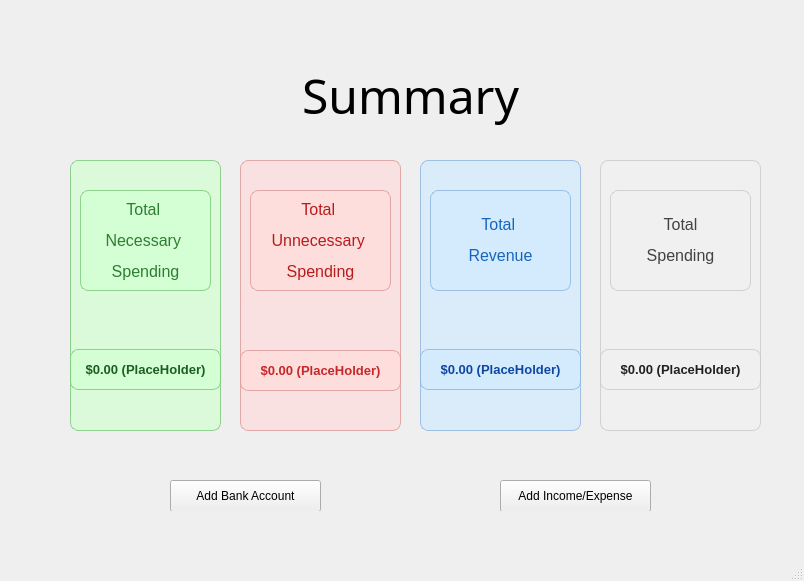
<?xml version="1.0" encoding="UTF-8"?>
<ui version="4.0">
 <class>MainWindow</class>
 <widget class="QMainWindow" name="MainWindow">
  <property name="geometry">
   <rect>
    <x>0</x>
    <y>0</y>
    <width>804</width>
    <height>581</height>
   </rect>
  </property>
  <property name="windowTitle">
   <string>Expense Tracker</string>
  </property>
  <widget class="QWidget" name="centralwidget">
   <widget class="QStackedWidget" name="stackedWidget">
    <property name="geometry">
     <rect>
      <x>0</x>
      <y>0</y>
      <width>801</width>
      <height>511</height>
     </rect>
    </property>
    <property name="toolTip">
     <string/>
    </property>
    <property name="currentIndex">
     <number>2</number>
    </property>
    <widget class="QWidget" name="income_expense">
     <widget class="QLabel" name="amount_label">
      <property name="geometry">
       <rect>
        <x>30</x>
        <y>90</y>
        <width>111</width>
        <height>21</height>
       </rect>
      </property>
      <property name="text">
       <string>Amount:</string>
      </property>
     </widget>
     <widget class="QPushButton" name="add_record_button">
      <property name="geometry">
       <rect>
        <x>20</x>
        <y>460</y>
        <width>131</width>
        <height>32</height>
       </rect>
      </property>
      <property name="text">
       <string>Add Record</string>
      </property>
     </widget>
     <widget class="QLabel" name="necessity_label">
      <property name="geometry">
       <rect>
        <x>30</x>
        <y>330</y>
        <width>71</width>
        <height>21</height>
       </rect>
      </property>
      <property name="text">
       <string>Necessity:</string>
      </property>
     </widget>
     <widget class="QLabel" name="date_label">
      <property name="geometry">
       <rect>
        <x>30</x>
        <y>250</y>
        <width>58</width>
        <height>16</height>
       </rect>
      </property>
      <property name="text">
       <string>Date:</string>
      </property>
     </widget>
     <widget class="QLabel" name="bank_label">
      <property name="geometry">
       <rect>
        <x>30</x>
        <y>170</y>
        <width>58</width>
        <height>21</height>
       </rect>
      </property>
      <property name="text">
       <string>Bank:</string>
      </property>
     </widget>
     <widget class="QComboBox" name="bank_choose_field">
      <property name="geometry">
       <rect>
        <x>140</x>
        <y>170</y>
        <width>91</width>
        <height>21</height>
       </rect>
      </property>
      <property name="placeholderText">
       <string/>
      </property>
     </widget>
     <widget class="QLineEdit" name="amount_entry_field">
      <property name="geometry">
       <rect>
        <x>140</x>
        <y>90</y>
        <width>91</width>
        <height>21</height>
       </rect>
      </property>
      <property name="toolTip">
       <string/>
      </property>
      <property name="inputMask">
       <string/>
      </property>
      <property name="placeholderText">
       <string>Toman</string>
      </property>
     </widget>
     <widget class="QDateEdit" name="date_selector_income_expense">
      <property name="geometry">
       <rect>
        <x>140</x>
        <y>250</y>
        <width>91</width>
        <height>22</height>
       </rect>
      </property>
      <property name="displayFormat">
       <string>M/d/yyyy</string>
      </property>
      <property name="calendarPopup">
       <bool>true</bool>
      </property>
     </widget>
     <widget class="QTableView" name="sql_tableview">
      <property name="geometry">
       <rect>
        <x>400</x>
        <y>60</y>
        <width>351</width>
        <height>371</height>
       </rect>
      </property>
     </widget>
     <widget class="QComboBox" name="necessity_choose_field">
      <property name="geometry">
       <rect>
        <x>140</x>
        <y>330</y>
        <width>91</width>
        <height>21</height>
       </rect>
      </property>
      <item>
       <property name="text">
        <string>Yes</string>
       </property>
      </item>
      <item>
       <property name="text">
        <string>No</string>
       </property>
      </item>
     </widget>
     <widget class="QPushButton" name="back_to_summary_income_expense_button">
      <property name="geometry">
       <rect>
        <x>620</x>
        <y>460</y>
        <width>131</width>
        <height>32</height>
       </rect>
      </property>
      <property name="text">
       <string>Back To Summary</string>
      </property>
     </widget>
     <widget class="QPushButton" name="delete_record_income_expense_button">
      <property name="geometry">
       <rect>
        <x>200</x>
        <y>460</y>
        <width>131</width>
        <height>32</height>
       </rect>
      </property>
      <property name="text">
       <string>Delete Record</string>
      </property>
     </widget>
    </widget>
    <widget class="QWidget" name="bank_account">
     <widget class="QLabel" name="apr_label">
      <property name="geometry">
       <rect>
        <x>40</x>
        <y>290</y>
        <width>81</width>
        <height>16</height>
       </rect>
      </property>
      <property name="text">
       <string>APR Rate:</string>
      </property>
     </widget>
     <widget class="QLabel" name="date_label_2">
      <property name="geometry">
       <rect>
        <x>40</x>
        <y>170</y>
        <width>58</width>
        <height>16</height>
       </rect>
      </property>
      <property name="text">
       <string>Date:</string>
      </property>
     </widget>
     <widget class="QLabel" name="deposit_amount_label">
      <property name="geometry">
       <rect>
        <x>40</x>
        <y>110</y>
        <width>111</width>
        <height>16</height>
       </rect>
      </property>
      <property name="text">
       <string>Deposit Amount:</string>
      </property>
     </widget>
     <widget class="QPushButton" name="update_balances_button">
      <property name="geometry">
       <rect>
        <x>400</x>
        <y>470</y>
        <width>121</width>
        <height>32</height>
       </rect>
      </property>
      <property name="text">
       <string>Update Balances</string>
      </property>
     </widget>
     <widget class="QLabel" name="gets_apr_label">
      <property name="geometry">
       <rect>
        <x>40</x>
        <y>230</y>
        <width>71</width>
        <height>16</height>
       </rect>
      </property>
      <property name="text">
       <string>Gets APR?</string>
      </property>
     </widget>
     <widget class="QLineEdit" name="bank_name_entry_field">
      <property name="geometry">
       <rect>
        <x>170</x>
        <y>50</y>
        <width>113</width>
        <height>21</height>
       </rect>
      </property>
      <property name="placeholderText">
       <string>Melli, Mellat, Blu, etc..</string>
      </property>
     </widget>
     <widget class="QComboBox" name="apr_choose_field">
      <property name="geometry">
       <rect>
        <x>170</x>
        <y>340</y>
        <width>91</width>
        <height>21</height>
       </rect>
      </property>
      <property name="placeholderText">
       <string/>
      </property>
      <item>
       <property name="text">
        <string>Monthly</string>
       </property>
      </item>
      <item>
       <property name="text">
        <string>Annually</string>
       </property>
      </item>
     </widget>
     <widget class="QLabel" name="apr_type_label">
      <property name="geometry">
       <rect>
        <x>40</x>
        <y>350</y>
        <width>71</width>
        <height>16</height>
       </rect>
      </property>
      <property name="text">
       <string>APR Type:</string>
      </property>
     </widget>
     <widget class="QLineEdit" name="deposit_amount_entry_field">
      <property name="geometry">
       <rect>
        <x>170</x>
        <y>110</y>
        <width>113</width>
        <height>21</height>
       </rect>
      </property>
      <property name="toolTip">
       <string/>
      </property>
      <property name="placeholderText">
       <string>Toman</string>
      </property>
     </widget>
     <widget class="QLabel" name="days_label">
      <property name="geometry">
       <rect>
        <x>40</x>
        <y>410</y>
        <width>58</width>
        <height>16</height>
       </rect>
      </property>
      <property name="text">
       <string>Days:</string>
      </property>
     </widget>
     <widget class="QSpinBox" name="days_spinbox">
      <property name="geometry">
       <rect>
        <x>170</x>
        <y>410</y>
        <width>91</width>
        <height>22</height>
       </rect>
      </property>
      <property name="maximum">
       <number>365</number>
      </property>
     </widget>
     <widget class="QPushButton" name="add_bank_button">
      <property name="geometry">
       <rect>
        <x>30</x>
        <y>470</y>
        <width>131</width>
        <height>32</height>
       </rect>
      </property>
      <property name="text">
       <string>Add Bank</string>
      </property>
     </widget>
     <widget class="QDateEdit" name="date_selector_bank">
      <property name="geometry">
       <rect>
        <x>170</x>
        <y>170</y>
        <width>111</width>
        <height>22</height>
       </rect>
      </property>
      <property name="alignment">
       <set>Qt::AlignmentFlag::AlignLeading|Qt::AlignmentFlag::AlignLeft|Qt::AlignmentFlag::AlignVCenter</set>
      </property>
      <property name="displayFormat">
       <string>M/d/yyyy</string>
      </property>
      <property name="calendarPopup">
       <bool>true</bool>
      </property>
     </widget>
     <widget class="QLabel" name="bank_name_label">
      <property name="geometry">
       <rect>
        <x>40</x>
        <y>50</y>
        <width>81</width>
        <height>16</height>
       </rect>
      </property>
      <property name="text">
       <string>Bank Name:</string>
      </property>
     </widget>
     <widget class="QTableView" name="bank_account_tableView">
      <property name="geometry">
       <rect>
        <x>400</x>
        <y>50</y>
        <width>321</width>
        <height>401</height>
       </rect>
      </property>
     </widget>
     <widget class="QLineEdit" name="apr_rate_entry_field">
      <property name="geometry">
       <rect>
        <x>170</x>
        <y>290</y>
        <width>91</width>
        <height>21</height>
       </rect>
      </property>
      <property name="placeholderText">
       <string>5</string>
      </property>
     </widget>
     <widget class="QPushButton" name="back_to_summary_bank_account_button">
      <property name="geometry">
       <rect>
        <x>590</x>
        <y>470</y>
        <width>131</width>
        <height>32</height>
       </rect>
      </property>
      <property name="text">
       <string>Back to Summary</string>
      </property>
     </widget>
     <widget class="QGroupBox" name="gets_apr_group">
      <property name="geometry">
       <rect>
        <x>170</x>
        <y>220</y>
        <width>111</width>
        <height>41</height>
       </rect>
      </property>
      <property name="styleSheet">
       <string notr="true">QGroupBox {
    border: none;
}</string>
      </property>
      <property name="title">
       <string/>
      </property>
      <widget class="QRadioButton" name="yesradio">
       <property name="geometry">
        <rect>
         <x>0</x>
         <y>10</y>
         <width>51</width>
         <height>16</height>
        </rect>
       </property>
       <property name="text">
        <string>yes</string>
       </property>
       <property name="checked">
        <bool>false</bool>
       </property>
      </widget>
      <widget class="QRadioButton" name="noradio">
       <property name="geometry">
        <rect>
         <x>60</x>
         <y>10</y>
         <width>51</width>
         <height>16</height>
        </rect>
       </property>
       <property name="text">
        <string>no</string>
       </property>
       <property name="checked">
        <bool>true</bool>
       </property>
      </widget>
     </widget>
     <widget class="QPushButton" name="delete_record_bank_button">
      <property name="geometry">
       <rect>
        <x>200</x>
        <y>470</y>
        <width>131</width>
        <height>32</height>
       </rect>
      </property>
      <property name="text">
       <string>Delete Record</string>
      </property>
     </widget>
    </widget>
    <widget class="QWidget" name="summary">
     <widget class="QLabel" name="summary_label">
      <property name="geometry">
       <rect>
        <x>300</x>
        <y>50</y>
        <width>221</width>
        <height>91</height>
       </rect>
      </property>
      <property name="font">
       <font>
        <family>Arial Rounded MT Bold</family>
        <pointsize>36</pointsize>
        <bold>false</bold>
       </font>
      </property>
      <property name="layoutDirection">
       <enum>Qt::LayoutDirection::LeftToRight</enum>
      </property>
      <property name="styleSheet">
       <string notr="true"/>
      </property>
      <property name="text">
       <string>Summary</string>
      </property>
      <property name="alignment">
       <set>Qt::AlignmentFlag::AlignCenter</set>
      </property>
     </widget>
     <widget class="QWidget" name="summary_container" native="true">
      <property name="geometry">
       <rect>
        <x>40</x>
        <y>160</y>
        <width>721</width>
        <height>271</height>
       </rect>
      </property>
      <widget class="QWidget" name="total_necessary_spending_box" native="true">
       <property name="geometry">
        <rect>
         <x>30</x>
         <y>0</y>
         <width>151</width>
         <height>271</height>
        </rect>
       </property>
       <property name="styleSheet">
        <string notr="true">QWidget { background-color: rgba(210, 255, 210, 180); 
border: 1px solid rgba(120, 200, 120, 200); 
border-radius: 8px; } 
</string>
       </property>
       <widget class="QLabel" name="total_necessary_spending_label">
        <property name="geometry">
         <rect>
          <x>10</x>
          <y>30</y>
          <width>131</width>
          <height>101</height>
         </rect>
        </property>
        <property name="font">
         <font>
          <family>Arial</family>
          <pointsize>12</pointsize>
          <fontweight>DemiBold</fontweight>
         </font>
        </property>
        <property name="styleSheet">
         <string notr="true">QLabel {
    color: #2E7D32;
}</string>
        </property>
        <property name="text">
         <string>&lt;html&gt;&lt;head/&gt;&lt;body&gt;&lt;p&gt;Total &lt;/p&gt;&lt;p&gt;Necessary &lt;/p&gt;&lt;p&gt;Spending&lt;/p&gt;&lt;/body&gt;&lt;/html&gt;</string>
        </property>
        <property name="alignment">
         <set>Qt::AlignmentFlag::AlignCenter</set>
        </property>
       </widget>
       <widget class="QLabel" name="total_necessary_spending_number_output">
        <property name="geometry">
         <rect>
          <x>0</x>
          <y>189</y>
          <width>151</width>
          <height>41</height>
         </rect>
        </property>
        <property name="font">
         <font>
          <pointsize>10</pointsize>
          <bold>true</bold>
         </font>
        </property>
        <property name="styleSheet">
         <string notr="true">QLabel {
    color: #1B5E20;
}</string>
        </property>
        <property name="text">
         <string>$0.00 (PlaceHolder)</string>
        </property>
        <property name="alignment">
         <set>Qt::AlignmentFlag::AlignCenter</set>
        </property>
       </widget>
      </widget>
      <widget class="QWidget" name="total_unnecessary_spending_box" native="true">
       <property name="geometry">
        <rect>
         <x>200</x>
         <y>0</y>
         <width>161</width>
         <height>271</height>
        </rect>
       </property>
       <property name="styleSheet">
        <string notr="true">QWidget { background-color: rgba(255, 220, 220, 180); 
border: 1px solid rgba(220, 150, 150, 200); 
border-radius: 8px; } 
</string>
       </property>
       <widget class="QLabel" name="total_unnecessary_spendingnumber_holder">
        <property name="geometry">
         <rect>
          <x>0</x>
          <y>190</y>
          <width>161</width>
          <height>41</height>
         </rect>
        </property>
        <property name="font">
         <font>
          <pointsize>10</pointsize>
          <bold>true</bold>
         </font>
        </property>
        <property name="styleSheet">
         <string notr="true">QLabel {
    color: #C62828;
}</string>
        </property>
        <property name="text">
         <string>$0.00 (PlaceHolder)</string>
        </property>
        <property name="alignment">
         <set>Qt::AlignmentFlag::AlignCenter</set>
        </property>
       </widget>
       <widget class="QLabel" name="total_unnecessary_spending_label">
        <property name="geometry">
         <rect>
          <x>10</x>
          <y>30</y>
          <width>141</width>
          <height>101</height>
         </rect>
        </property>
        <property name="font">
         <font>
          <family>Arial</family>
          <pointsize>12</pointsize>
          <fontweight>DemiBold</fontweight>
         </font>
        </property>
        <property name="styleSheet">
         <string notr="true">QLabel {
    color: #B71C1C;
}</string>
        </property>
        <property name="text">
         <string>&lt;html&gt;&lt;head/&gt;&lt;body&gt;&lt;p&gt;Total &lt;/p&gt;&lt;p&gt;Unnecessary &lt;/p&gt;&lt;p&gt;Spending&lt;/p&gt;&lt;/body&gt;&lt;/html&gt;</string>
        </property>
        <property name="alignment">
         <set>Qt::AlignmentFlag::AlignCenter</set>
        </property>
       </widget>
      </widget>
      <widget class="QWidget" name="total_revenue_box" native="true">
       <property name="geometry">
        <rect>
         <x>380</x>
         <y>0</y>
         <width>161</width>
         <height>271</height>
        </rect>
       </property>
       <property name="styleSheet">
        <string notr="true">QWidget { background-color: rgba(210, 235, 255, 180); 
border: 1px solid rgba(140, 180, 220, 200);
border-radius: 8px; } 
</string>
       </property>
       <widget class="QLabel" name="total_revenue_number_output">
        <property name="geometry">
         <rect>
          <x>0</x>
          <y>189</y>
          <width>161</width>
          <height>41</height>
         </rect>
        </property>
        <property name="font">
         <font>
          <pointsize>10</pointsize>
          <bold>true</bold>
         </font>
        </property>
        <property name="styleSheet">
         <string notr="true">QLabel {
    color: #0D47A1;
}</string>
        </property>
        <property name="text">
         <string>$0.00 (PlaceHolder)</string>
        </property>
        <property name="alignment">
         <set>Qt::AlignmentFlag::AlignCenter</set>
        </property>
       </widget>
       <widget class="QLabel" name="total_revenue_label">
        <property name="geometry">
         <rect>
          <x>10</x>
          <y>30</y>
          <width>141</width>
          <height>101</height>
         </rect>
        </property>
        <property name="font">
         <font>
          <family>Arial</family>
          <pointsize>12</pointsize>
          <fontweight>DemiBold</fontweight>
         </font>
        </property>
        <property name="styleSheet">
         <string notr="true">QLabel {
    color: #1565C0;
}</string>
        </property>
        <property name="text">
         <string>&lt;html&gt;&lt;head/&gt;&lt;body&gt;&lt;p&gt;Total &lt;/p&gt;&lt;p&gt;Revenue&lt;/p&gt;&lt;/body&gt;&lt;/html&gt;</string>
        </property>
        <property name="alignment">
         <set>Qt::AlignmentFlag::AlignCenter</set>
        </property>
       </widget>
      </widget>
      <widget class="QWidget" name="total_spending_box" native="true">
       <property name="geometry">
        <rect>
         <x>560</x>
         <y>0</y>
         <width>161</width>
         <height>271</height>
        </rect>
       </property>
       <property name="styleSheet">
        <string notr="true">QWidget { background-color: rgba(240, 240, 240, 170); 
border: 1px solid rgba(200, 200, 200, 200); 
border-radius: 8px; } 
</string>
       </property>
       <widget class="QLabel" name="total_spending_number_holder">
        <property name="geometry">
         <rect>
          <x>0</x>
          <y>189</y>
          <width>161</width>
          <height>41</height>
         </rect>
        </property>
        <property name="font">
         <font>
          <pointsize>10</pointsize>
          <bold>true</bold>
         </font>
        </property>
        <property name="styleSheet">
         <string notr="true">QLabel {
    color: #212121;
}</string>
        </property>
        <property name="text">
         <string>$0.00 (PlaceHolder)</string>
        </property>
        <property name="alignment">
         <set>Qt::AlignmentFlag::AlignCenter</set>
        </property>
       </widget>
       <widget class="QLabel" name="total_spending_label">
        <property name="geometry">
         <rect>
          <x>10</x>
          <y>30</y>
          <width>141</width>
          <height>101</height>
         </rect>
        </property>
        <property name="font">
         <font>
          <family>Arial</family>
          <pointsize>12</pointsize>
          <fontweight>DemiBold</fontweight>
         </font>
        </property>
        <property name="styleSheet">
         <string notr="true">QLabel {
    color: #424242;
}</string>
        </property>
        <property name="text">
         <string>&lt;html&gt;&lt;head/&gt;&lt;body&gt;&lt;p&gt;Total&lt;/p&gt;&lt;p&gt;Spending&lt;/p&gt;&lt;/body&gt;&lt;/html&gt;</string>
        </property>
        <property name="alignment">
         <set>Qt::AlignmentFlag::AlignCenter</set>
        </property>
       </widget>
      </widget>
     </widget>
     <widget class="QPushButton" name="add_income_expense_button">
      <property name="geometry">
       <rect>
        <x>500</x>
        <y>480</y>
        <width>151</width>
        <height>32</height>
       </rect>
      </property>
      <property name="text">
       <string>Add Income/Expense</string>
      </property>
     </widget>
     <widget class="QPushButton" name="add_bank_account_button">
      <property name="geometry">
       <rect>
        <x>170</x>
        <y>480</y>
        <width>151</width>
        <height>32</height>
       </rect>
      </property>
      <property name="text">
       <string>Add Bank Account</string>
      </property>
     </widget>
    </widget>
   </widget>
  </widget>
  <widget class="QStatusBar" name="statusbar"/>
  <widget class="QMenuBar" name="menubar">
   <property name="geometry">
    <rect>
     <x>0</x>
     <y>0</y>
     <width>804</width>
     <height>38</height>
    </rect>
   </property>
  </widget>
 </widget>
 <resources/>
 <connections/>
</ui>
